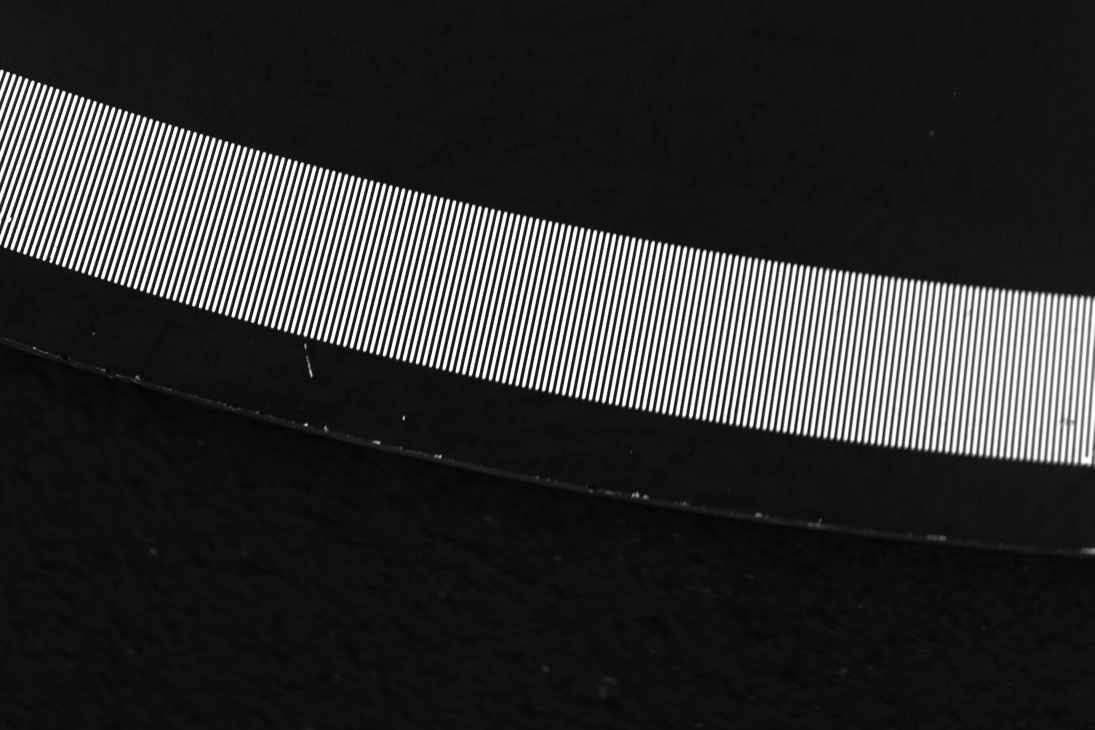
#> input picture practice/day26_assets/ok1.jpg, 5472 x 3648 px, found by its file name (shown at 1/5 size); the run also reads 1 picture not shown here
$ python day29.py
#> lines starting #> are read from the running program, lines starting #| are printed output that depends on the picture; after the words box and inside, x2 and y2 are one past the last pixel; in counts of white or black regions, pixels touching at a corner belong together; long printed decimals are rounded; pictures that were not available may be replaced by others from this repository, and a replacement may not be noted
import cv2
import numpy as np

IMG = "D:/AI/zcode files/vision-lab/practice/day26_assets/ok1.jpg"        # 你的编码器样本
GH = "D:/AI/zcode files/vision-lab/practice/day26_assets/grace_hopper.jpg"  # 人像小图

# ========== 段 0：灰度化是加权，不是平均 ==========
img = cv2.imread(IMG)
#> img is the input picture: shape (3648, 5472, 3); min 3, max 255, mean 49.7
gh = cv2.imread(GH)
print("ok1 彩色 shape =", img.shape, "  内存 =", img.nbytes, "字节 ≈", round(img.nbytes / 1024 / 1024, 1), "MB")
#| ok1 彩色 shape = (3648, 5472, 3)   内存 = 59885568 字节 ≈ 57.1 MB
gray_ok = cv2.cvtColor(img, cv2.COLOR_BGR2GRAY)
print("ok1 灰度 shape =", gray_ok.shape, "  内存 =", gray_ok.nbytes, "字节 ≈", round(gray_ok.nbytes / 1024 / 1024, 1), "MB")
#| ok1 灰度 shape = (3648, 5472)   内存 = 19961856 字节 ≈ 19.0 MB
print("彩色是灰度的几倍 =", round(img.nbytes / gray_ok.nbytes, 2))
#| 彩色是灰度的几倍 = 3.0

b, g, r = gh[300, 256]
#> b = 22; g = 22; r = 22
print("人像取一个像素 gh[300,256] 的 BGR =", b, g, r)
#| 人像取一个像素 gh[300,256] 的 BGR = 22 22 22
print("如果简单平均 (B+G+R)/3 =", round((int(b) + int(g) + int(r)) / 3, 4))
#| 如果简单平均 (B+G+R)/3 = 22.0
print("cv2 加权公式 0.114B+0.587G+0.299R =", round(0.114 * int(b) + 0.587 * int(g) + 0.299 * int(r), 4))
#| cv2 加权公式 0.114B+0.587G+0.299R = 22.0
gray_gh = cv2.cvtColor(gh, cv2.COLOR_BGR2GRAY)
print("cv2 亲口给出的灰度值 =", gray_gh[300, 256])
#| cv2 亲口给出的灰度值 = 22

print("ok1 中心像素 =", img[1824, 2736], " → 灰度化后 =", gray_ok[1824, 2736])
#| ok1 中心像素 = [255 255 255]  → 灰度化后 = 255
print("ok1 灰度平均亮度 =", round(gray_ok.mean(), 4), "  人像灰度平均亮度 =", round(gray_gh.mean(), 4))
#| ok1 灰度平均亮度 = 49.7211   人像灰度平均亮度 = 49.7113

# ========== 段 1：threshold 的机制与两个返回值 ==========
patch = gh[240:340, 200:300]                 # 从人像上切 100 行 × 100 列
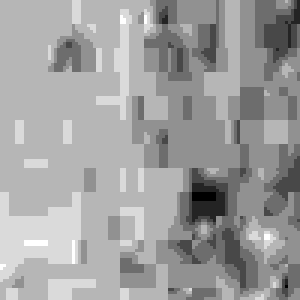
#> patch: shape (100, 100, 3) (shown 3 times larger); min 17, max 24, mean 21.4; drawn with min black and max white
gray_patch = cv2.cvtColor(patch, cv2.COLOR_BGR2GRAY)
print("小块 shape =", gray_patch.shape, "  类型 =", gray_patch.dtype)
#| 小块 shape = (100, 100)   类型 = uint8

ret, bw = cv2.threshold(gray_patch, 127, 255, cv2.THRESH_BINARY)
#> bw: shape (100, 100); every value is 0
print("拿回两样：ret =", ret, "   bw.shape =", bw.shape, "   bw.dtype =", bw.dtype)
#| 拿回两样：ret = 127.0    bw.shape = (100, 100)    bw.dtype = uint8
print("bw 里出现的值 =", np.unique(bw))
#| bw 里出现的值 = [0]
print("白(255) 个数 =", int((bw == 255).sum()), "  黑(0) 个数 =", int((bw == 0).sum()), "  合计 =", bw.size)
#| 白(255) 个数 = 0   黑(0) 个数 = 10000   合计 = 10000
print("小块原图里最小值 =", int(gray_patch.min()), " 最大值 =", int(gray_patch.max()), " 平均 =", round(gray_patch.mean(), 4))
#| 小块原图里最小值 = 17  最大值 = 24  平均 = 21.373
print("原图里 >127 的像素个数 =", int((gray_patch > 127).sum()))
#| 原图里 >127 的像素个数 = 0
print("白像素个数 == 原图 >127 的个数？", int((bw == 255).sum()) == int((gray_patch > 127).sum()))
#| 白像素个数 == 原图 >127 的个数？ True

tiny = np.array([[126, 127, 128]], dtype=np.uint8)
print("三连号 126/127/128 过 127 门槛 →", cv2.threshold(tiny, 127, 255, cv2.THRESH_BINARY)[1].ravel())  #cv2.threshold(...) 返回的是(阈值, 二值化图像)
# 取出来的 dst 还是二维的 [[0, 0, 255]]。.ravel() 是 NumPy 的方法，作用是把数组展平成一维：[[0, 0, 255]].ravel()  →  [0, 0, 255]

# ========== 段 2：五种阈值类型 ==========
ramp = np.tile(np.arange(0, 256, dtype=np.uint8), (40, 1))   # 40 行，每行 0..255
print("亮度尺 shape =", ramp.shape, "  第 0 行前 8 个数 =", ramp[0, :8])
probe_cols = [120, 126, 127, 128, 200]
print("原值        ", "  ".join(f"{c:>4d}" for c in probe_cols))    # c:>4d：打印c，宽度4，十进制整数，右对齐
for name, t in [("THRESH_BINARY", cv2.THRESH_BINARY), ("THRESH_BINARY_INV", cv2.THRESH_BINARY_INV),
                ("THRESH_TRUNC", cv2.THRESH_TRUNC), ("THRESH_TOZERO", cv2.THRESH_TOZERO),
                ("THRESH_TOZERO_INV", cv2.THRESH_TOZERO_INV)]:
    _, out = cv2.threshold(ramp, 127, 255, t)
    print(f"{name:<20s}", "  ".join(f"{int(v):>4d}" for v in out[0, probe_cols]))   # " ".join(...)：用两个空格把它们黏成一个字符串

# ========== 段 3：回到你自己的编码器代码 thr=200 ==========
for thr in (127, 200):
    ret2, bw_ok = cv2.threshold(gray_ok, thr, 255, cv2.THRESH_BINARY)
    n_white = int((bw_ok == 255).sum())
    print(f"thr={thr}: ret={ret2}  白像素={n_white} ({round(n_white / bw_ok.size * 100, 6)}%)  "
          f"黑像素={int((bw_ok == 0).sum())}")
#> this loop made 2 passes
#> (ret2, n_white) on passes 1 to 2: (127, 2746258), (200, 2251302)
#| thr=127: ret=127.0  白像素=2746258 (13.758%)  黑像素=17215598
#| thr=200: ret=200.0  白像素=2251302 (11.278%)  黑像素=17710554
#> pass 1, `ret2, bw_ok = cv2.threshold(gray_ok, thr, 255, cv2.THRESH_BINARY)`:
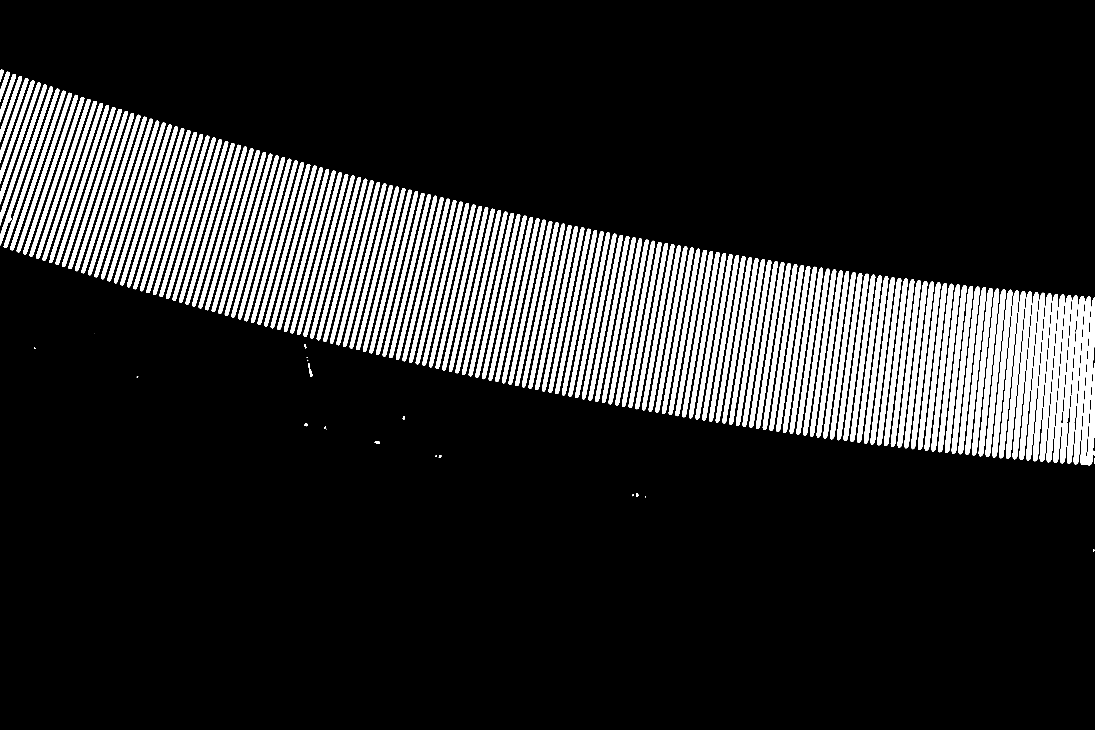
#> bw_ok: shape (3648, 5472) (shown at 1/5 size); 13.8% white; 195 white regions (7 under 20 px), largest, box (x1, y1, x2, y2) and area: (5402, 1488, 5472, 2327) 28945, (5368, 1483, 5454, 2322) 21435, (5335, 1480, 5422, 2319) 21227
#> pass 2, `ret2, bw_ok = cv2.threshold(gray_ok, thr, 255, cv2.THRESH_BINARY)`:
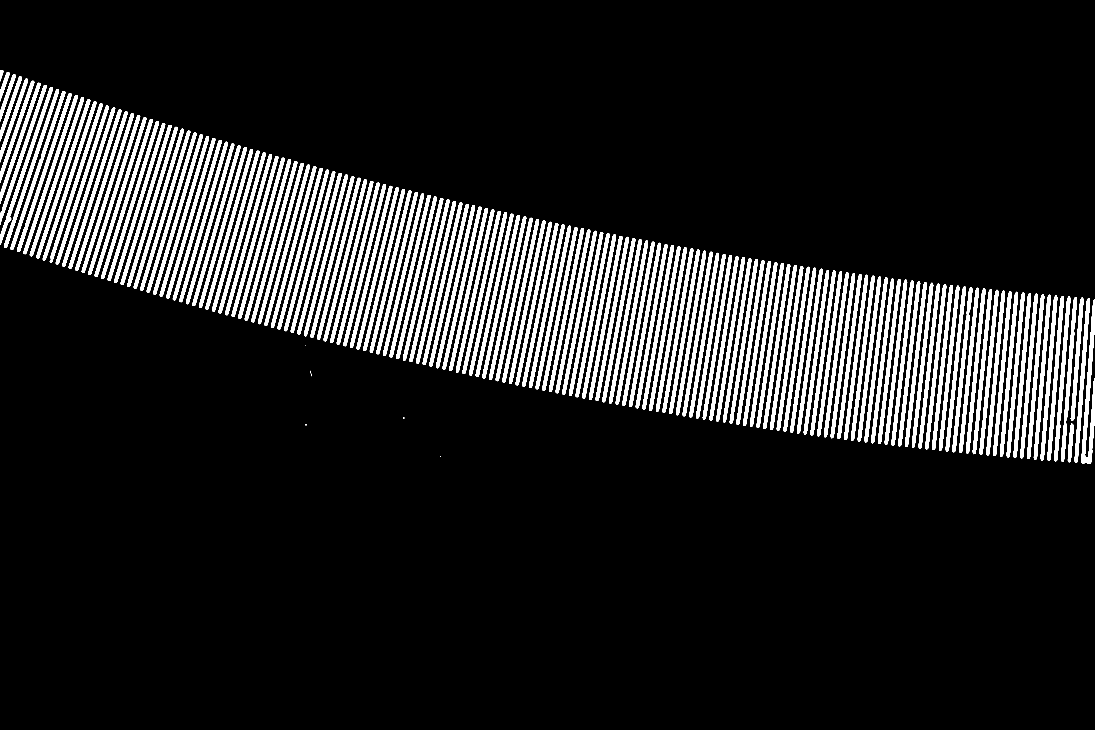
#> bw_ok: shape (3648, 5472) (shown at 1/5 size); 11.3% white; 181 white regions (4 under 20 px), largest, box (x1, y1, x2, y2) and area: (5407, 1498, 5472, 2319) 18784, (5237, 1480, 5319, 2304) 13654, (5203, 1477, 5286, 2302) 13622
print("全图像素数 =", gray_ok.size, "= 3648 × 5472")
#| 全图像素数 = 19961856 = 3648 × 5472

# ========== 段 4：Otsu 自动阈值 ==========
ret_o, bw_ok_o = cv2.threshold(gray_ok, 0, 255, cv2.THRESH_BINARY + cv2.THRESH_OTSU)
#> ret_o = 127
print("ok1 的 Otsu 挑出 =", ret_o, "  白像素占比 =", round((bw_ok_o == 255).mean() * 100, 4), "%")
#| ok1 的 Otsu 挑出 = 127.0   白像素占比 = 13.7575 %
ret_og, bw_gh_o = cv2.threshold(gray_gh, 0, 255, cv2.THRESH_BINARY + cv2.THRESH_OTSU)
#> bw_gh_o: shape (3648, 5472); 13.8% white; 195 white regions (7 under 20 px), largest, box (x1, y1, x2, y2) and area: (5402, 1488, 5472, 2327) 28941, (5368, 1483, 5454, 2322) 21438, (5335, 1480, 5422, 2319) 21231
#> ret_og = 127
print("人像的 Otsu 挑出 =", ret_og, "  白像素占比 =", round((bw_gh_o == 255).mean() * 100, 4), "%")
#| 人像的 Otsu 挑出 = 127.0   白像素占比 = 13.7576 %

# ===== 补课OTSU原理：亲手扫 256 条线，看 127 是不是最高分 =====
hist = cv2.calcHist([gray_ok], [0], None, [256], [0, 256]).ravel()   # 直方图：每个亮度的像素个数
#> hist = 256 values, max 2380030 at index 16, min 0 at index 0, mean 77976
total = gray_ok.size
#> total = 19961856
sum_all = float(np.dot(np.arange(256), hist))                        # 全图亮度总和
#> sum_all = 992526166
scores = []
w_dark, sum_dark = 0.0, 0.0
for t in range(256):
    w_dark += hist[t]                     # 亮度 <= t 的像素个数（暗堆）
    w_bright = total - w_dark             # 其余（亮堆）
    if w_dark == 0 or w_bright == 0:
        continue
    sum_dark += t * hist[t]
    mu_dark = sum_dark / w_dark                       # 暗堆平均亮度
    mu_bright = (sum_all - sum_dark) / w_bright       # 亮堆平均亮度
    score = (w_dark / total) * (w_bright / total) * (mu_dark - mu_bright) ** 2
    scores.append((t, score))
#> this loop made 256 passes
#> (w_dark, w_bright, sum_dark, mu_dark, mu_bright, score) on passes 4 to 6: (31, 19961825, 93, 3, 49.72, 0.00339), (1614, 19960242, 6425, 3.98, 49.72, 0.169), (5189, 19956667, 24300, 4.68, 49.73, 0.527)
#> after the loop, scores = 252 pairs, first value 3 to 254, second value 0.00339 to 5441.6; sum_dark = 623143621; w_dark = 19961856
best_t, best_s = max(scores, key=lambda x: x[1])
#> best_t = 127; best_s = 5441.6
print("手写扫出来的最高分那条线 =", best_t, "  得分 =", round(best_s, 1))
#| 手写扫出来的最高分那条线 = 127   得分 = 5441.6
print("跟 cv2 的 Otsu 一致吗？", best_t == int(ret_o))
#| 跟 cv2 的 Otsu 一致吗？ True
print("得分最高的 5 条线（阈值, 得分）：", [(t, round(float(s), 1)) for t, s in sorted(scores, key=lambda x: -x[1])[:5]])
#| 得分最高的 5 条线（阈值, 得分）： [(127, 5441.6), (126, 5441.5), (128, 5441.5), (125, 5441.3), (129, 5441.2)]
for probe in (60, 100, 127, 160, 200):
    print(f"  阈值 {probe:>3d} 这条线的得分 =", round(float(dict(scores)[probe]), 1))
#> this loop made 5 passes
#|   阈值  60 这条线的得分 = 5063.7
#|   阈值 100 这条线的得分 = 5388.3
#|   阈值 127 这条线的得分 = 5441.6
#|   阈值 160 这条线的得分 = 5370.6
#|   阈值 200 这条线的得分 = 5106.4

# ========== 段 5：自适应阈值治光照不均 ==========
h, w = 300, 600
floor = np.tile(np.linspace(40, 210, w), (h, 1))            # 越往右越亮的地板，linspace(start, stop, num) 生成等差数列，tile(h, 1) 是把数组复制h行,复制1列(列不变)
uneven = floor.copy()
uneven[100:130, 100:130] = floor[100:130, 100:130] - 60     # 暗区里一块深色小物体
uneven[100:130, 430:460] = floor[100:130, 430:460] - 60     # 亮区里同样的深色小物体
uneven = np.clip(uneven, 0, 255).astype(np.uint8)           # np.clip 把越界值夹到 [0, 255]（减法可能出现负值）, astype(np.uint8) 是把数组转换为 uint8 类型，即8位无符号整数
print("地板亮度：左端 =", int(uneven[0, 0]), " 右端 =", int(uneven[0, -1]), "  物体 30×30、比脚下地板深 60")
print("暗区物体亮度 =", int(uneven[115, 115]), "  亮区物体亮度 =", int(uneven[115, 445]))

_, g_bw = cv2.threshold(uneven, 127, 255, cv2.THRESH_BINARY)
a_good = cv2.adaptiveThreshold(uneven, 255, cv2.ADAPTIVE_THRESH_MEAN_C, cv2.THRESH_BINARY, 101, 10) # 101：blockSize（邻域窗口尺寸），必须是奇数，即每个像素看它周围 101×101 的区域
a_bad = cv2.adaptiveThreshold(uneven, 255, cv2.ADAPTIVE_THRESH_MEAN_C, cv2.THRESH_BINARY, 11, 10)   # 10：C 常数，实际阈值 = 邻域均值 − 10

regions = [("暗区地板", (0, 60, 0, 60)), ("暗区物体", (105, 125, 105, 125)),
           ("亮区地板", (0, 60, 540, 600)), ("亮区物体", (105, 125, 435, 455))]
print(f"{'':<22s}" + "".join(f"{n:>12s}" for n, _ in regions))
for name, m in [("全局 thr=127", g_bw), ("自适应(bs=101,C=10)", a_good), ("自适应(bs=11,C=10)", a_bad)]:
    cells = [f"{(m[r0:r1, c0:c1] == 255).mean() * 100:>11.2f}%" for _, (r0, r1, c0, c1) in regions]
    print(f"{name:<22s}" + "".join(cells))

# ===== 亮物体版：模拟你编码器那种「亮缺陷」=====
bright = floor.copy()
bright[100:130, 100:130] = floor[100:130, 100:130] + 60
bright[100:130, 430:460] = floor[100:130, 430:460] + 60
bright = np.clip(bright, 0, 255).astype(np.uint8)

_, b_global = cv2.threshold(bright, 200, 255, cv2.THRESH_BINARY)
b_neg = cv2.adaptiveThreshold(bright, 255, cv2.ADAPTIVE_THRESH_MEAN_C, cv2.THRESH_BINARY, 101, -15)
b_pos = cv2.adaptiveThreshold(bright, 255, cv2.ADAPTIVE_THRESH_MEAN_C, cv2.THRESH_BINARY, 101, 10)
for name, m in [("全局 thr=200", b_global), ("自适应(bs=101,C=-15)", b_neg), ("自适应(bs=101,C=+10)", b_pos)]:
    cells = [f"{(m[r0:r1, c0:c1] == 255).mean() * 100:>11.2f}%" for _, (r0, r1, c0, c1) in regions]
    print(f"{name:<22s}" + "".join(cells))

# ===== 拿真图收尾：你自己那张 ok1 =====
for C in (10, -5, -15, -30):
    m = cv2.adaptiveThreshold(gray_ok, 255, cv2.ADAPTIVE_THRESH_MEAN_C, cv2.THRESH_BINARY, 51, C)
    print(f"自适应(bs=51,C={C:>3d}): 白占比 = {round((m == 255).mean() * 100, 4)}%")
#> this loop made 4 passes
#| 自适应(bs=51,C= 10): 白占比 = 87.9282%
#| 自适应(bs=51,C= -5): 白占比 = 12.7546%
#| 自适应(bs=51,C=-15): 白占比 = 12.1318%
#| 自适应(bs=51,C=-30): 白占比 = 11.6221%
#> pass 1, `m = cv2.adaptiveThreshold(gray_ok, 255, cv2.ADAPTIVE_THRESH_MEAN_C, cv..`:
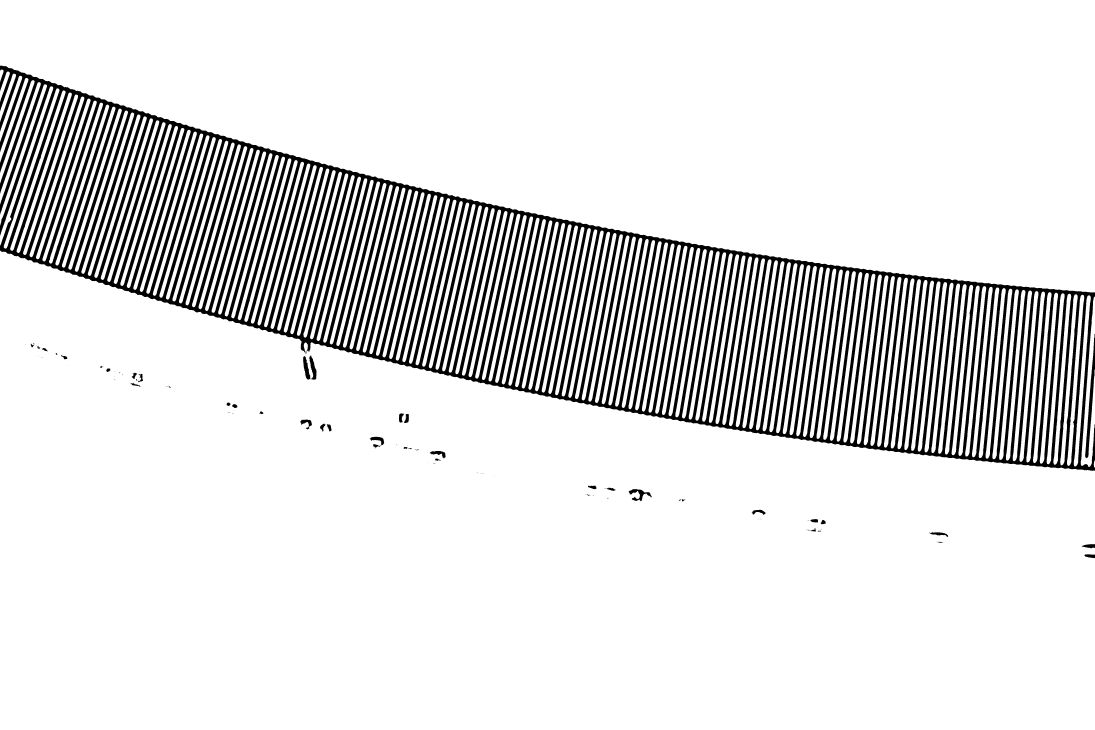
#> m: shape (3648, 5472) (shown at 1/5 size); 87.9% white; 139 black regions (92 under 20 px), largest, box (x1, y1, x2, y2) and area: (0, 328, 5472, 2354) 2378893, (5426, 1670, 5472, 2291) 7821, (1516, 1777, 1583, 1898) 4295
#> pass 3, `m = cv2.adaptiveThreshold(gray_ok, 255, cv2.ADAPTIVE_THRESH_MEAN_C, cv..`:
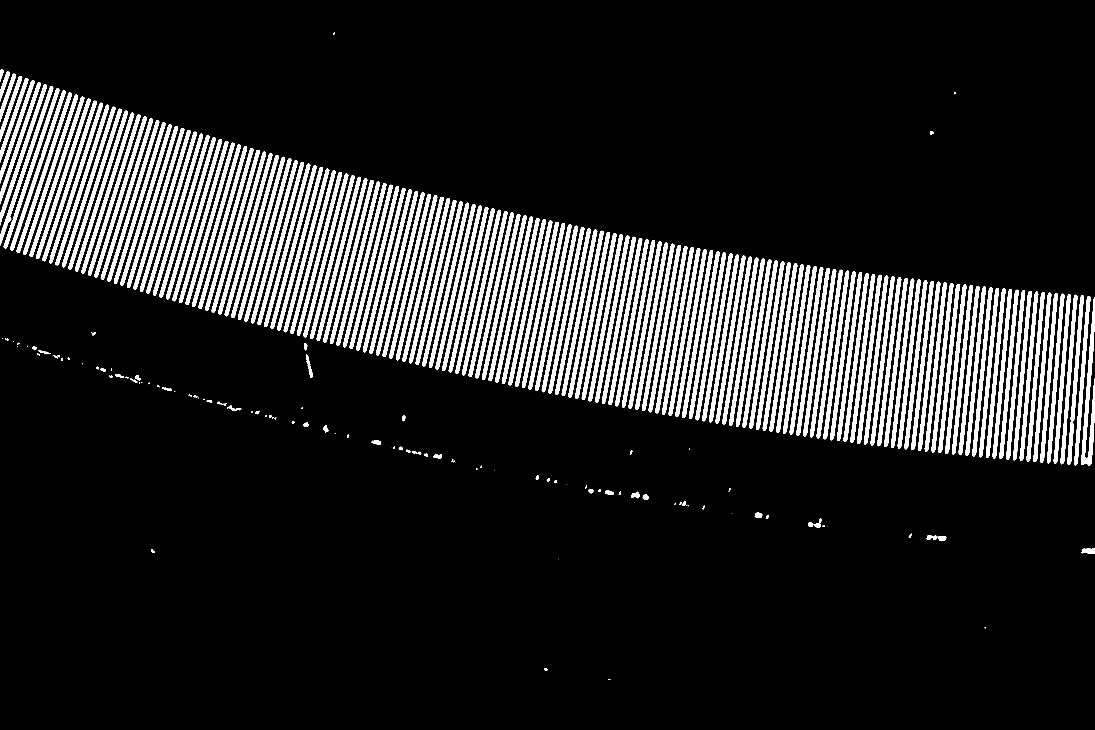
#> m: shape (3648, 5472) (shown at 1/5 size); 12.1% white; 311 white regions (46 under 20 px), largest, box (x1, y1, x2, y2) and area: (5406, 1488, 5472, 2329) 18353, (3478, 1263, 3630, 2101) 14718, (3445, 1257, 3597, 2095) 14708

# ===== 拼 2×2 对比板 =====
board_top = np.hstack([uneven, g_bw])
board_bot = np.hstack([a_good, a_bad])
board = np.vstack([board_top, board_bot])
print("board.shape =", board.shape)
cv2.imshow("day29_threshold", board)
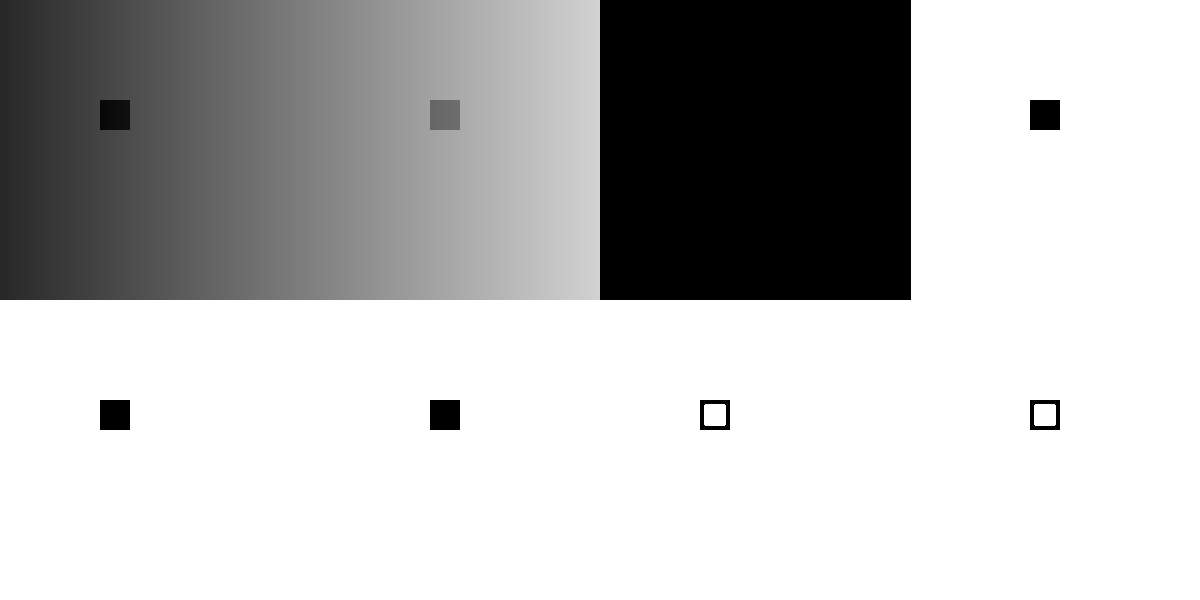
#> window 'day29_threshold': shape (600, 1200); min 0, max 255, mean 187.9
print("窗口出来了吗？（看完按键盘任意键）")
cv2.waitKey(0)
cv2.destroyAllWindows()
print("窗口已关闭")
